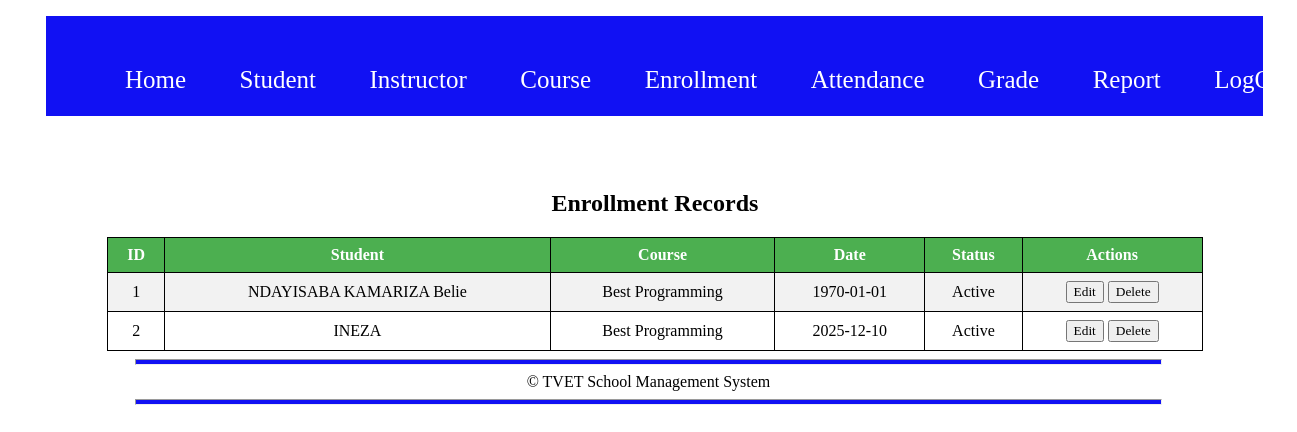
/VEnrollment.php (signed in), run on the app's committed database.
### tables this page shows
CREATE TABLE `enrollment` (
  `Enroll_Id` int(11) NOT NULL,
  `Student_Id` varchar(10) NOT NULL,
  `Course_Id` varchar(10) NOT NULL,
  `Enrollment_Date` date NOT NULL,
  `Status` varchar(15) NOT NULL
);

CREATE TABLE `student` (
  `Student_Id` varchar(10) NOT NULL,
  `Full_Name` varchar(200) NOT NULL,
  `Gender` varchar(15) NOT NULL,
  `Email` varchar(100) NOT NULL,
  `Phone` varchar(15) NOT NULL,
  `Enrollment_Date` date NOT NULL,
  `Status` varchar(15) NOT NULL
);

CREATE TABLE `course` (
  `Course_Id` varchar(10) NOT NULL,
  `Instructor_Id` varchar(10) NOT NULL,
  `Title` varchar(100) NOT NULL,
  `Description` varchar(300) NOT NULL,
  `Duration` int(11) NOT NULL,
  `Start_Date` date NOT NULL
);

### VEnrollment.php (the view, shortened to what this page needs)
<?php
require 'db.php';
$message = "";
$result = false;
if (!isset($conn) || !$conn || $conn->connect_error) {
    $message = "Database connection failed: " . htmlspecialchars($conn->connect_error ?? 'Unknown error');
    error_log("DB Connect Error: " . ($conn->connect_error ?? 'Unknown'));
} else {
    $result = $conn->query("
        SELECT enrollment.Enroll_Id, enrollment.Student_Id, enrollment.Course_Id, enrollment.Enrollment_Date, enrollment.Status,
               student.Full_Name, course.Title
        FROM `enrollment`
        JOIN `student` ON enrollment.Student_Id = student.Student_Id
        JOIN `course` ON enrollment.Course_Id = course.Course_Id
        ORDER BY Enroll_Id ASC
    ");
}
?>
<!DOCTYPE html>
<html>
<head>
    <link rel="stylesheet" href="style.css">
</head>
<body>
<div class="header">
    <div class="navbar">
        <ul>
            <li><a href="index.php">Home</a></li>
            <li><a href="#">Student</a>
            </li>
            <li><a href="#">Instructor</a>
            </li>
            <li><a href="#">Course</a>
            </li>
            <li><a href="#">Enrollment</a>
            </li>
            <li><a href="#">Attendance</a>
            </li>
            <li><a href="#">Grade</a>
            </li>
            <li><a href="#">Report</a>
            </li>
            <li><a href="logout.php">LogOut</a></li>
        </ul>
    </div>
</div>
<div class="content">
    <center><br><br><br>
        <h2>Enrollment Records</h2>
        <?php if ($message != ""): ?>
            <p class="error"><?php echo $message; ?></p>
        <?php elseif ($result && $result->num_rows > 0): ?>
            <table>
                <tr>
                    <th>ID</th>
                    <th>Student</th>
                    <th>Course</th>
                    <th>Date</th>
                    <th>Status</th>
                    <th>Actions</th>
                </tr>
                <?php while ($row = $result->fetch_assoc()): ?>
                    <tr>
                        <td><?php echo htmlspecialchars($row['Enroll_Id']); ?></td>
                        <td><?php echo htmlspecialchars($row['Full_Name']); ?></td>
                        <td><?php echo htmlspecialchars($row['Title']); ?></td>
                        <td><?php echo htmlspecialchars($row['Enrollment_Date']); ?></td>
                        <td><?php echo htmlspecialchars($row['Status']); ?></td>
                        <td>
                            <a href="EditEnrollment.php?id=<?php echo urlencode($row['Enroll_Id']); ?>"><button>Edit</button></a>
                            <a href="DeleteEnrollment.php?id=<?php echo urlencode($row['Enroll_Id']); ?>" onclick="return confirm('Are you sure?');"><button>Delete</button></a>
                        </td>
                    </tr>
                <?php endwhile; ?>
            </table>
        <?php else: ?>
            <p style="color:red;">No enrollment records found.</p>
        <?php endif; ?>
    </center>
</div>
<div class="footer">
    <hr>
    <center>&copy; TVET School Management System</center>
    <hr>
</div>
</body>
</html>

### style.css (style rules this page uses)
* { font-family: cursive; text-decoration: none; }
.header { width: 95%; margin-left: 3%; height: 100px; background-color: rgb(17, 17, 243); }
.navbar { width: 100%; }
.navbar ul { display: flex; list-style: none; }
.navbar ul li { margin-left: 2%; font-size: 25px; margin-top: 50px; }
.navbar ul li a { padding: 15px; color: white; }
.content { width: 95%; height: auto; margin-left: 3%; border-radius: 20px; }
table { border-collapse: collapse; }
.footer { width: 100%; height: 60px; }
.footer hr { background-color: rgb(17, 17, 243); height: 4px; width: 80%; display: fixed; }

### VEnrollment.php (style rules this page uses)
table { width:90%; border-collapse:collapse; }
th, td { border:1px solid black; padding:8px; text-align:center; }
th { background:#4CAF50; color:white; }
tr:nth-child(even) { background:#f2f2f2; }

### data on the page
enrollment: Enroll_Id "1", Student_Id.Full_Name "NDAYISABA KAMARIZA Belie", Course_Id.Title "Best Programming", Enrollment_Date "1970-01-01", Status "Active"
enrollment: Enroll_Id "2", Student_Id.Full_Name "INEZA", Course_Id.Title "Best Programming", Enrollment_Date "2025-12-10", Status "Active"
